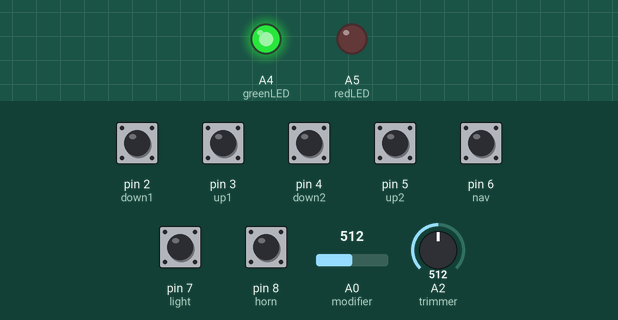
This sketch was run on a simulated Arduino Uno, built with avr-gcc and run on an emulated ATmega328P. Parts: output pins drawn as LEDs (lit = HIGH). The inputs (shaded band) are chosen by the test bench; at power-on: pin 2 (down1), pin 3 (up1), pin 4 (down2), pin 5 (up2), pin 6 (nav), pin 7 (light), pin 8 (horn) HIGH, A0 (modifier) = 512, A2 (trimmer) = 512. No radio packets arrive unless stated; what the sketch prints to the serial monitor is not drawn.

Above: at 0.1 s.
Timing chart, 0 to 1.6 s (numbered marks = the images above):
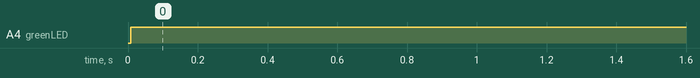

The sketch:

controller_v1.ino
```cpp
//             RCBOAT
//
//                 __/___
//           _____/______|
//   _______/_____\_______\_____
//   \              < < <       |
// ~~~~~~~~~~~~~~~~~~~~~~~~~~~~~~~~~~
//
//

#include <SPI.h>
#include <nRF24L01.h>
#include <printf.h>
#include <RF24.h>
#include <RF24_config.h>

const int up1 = 3;       //foward left motor
const int down1 = 2;     //backwards left motor
const int up2 = 5;       //foward right motor
const int down2 = 4;     //backwards right motor
const int nav = 6;       //navigation lights
const int light = 7;     //interior lights
const int horn = 8;      //horn
const int CE = 9;        //radio CE pin
const int CSN = 10;      //radio CSN pin
const int modifier = A0; //pwm speed modifier
const int trimmer = A2;  //pwm trimmer
const int greenLED = A4; //green LED indicator
const int redLED = A5;   //red LED indicator

RF24 radio(CE, CSN);             //set radio pins
const byte address[5] = "00001"; //pipe address
int control[9];                  //array to be sent

void setup() {
  pinMode(up1, INPUT_PULLUP);   //set switches as pulled up input
  pinMode(down1, INPUT_PULLUP);
  pinMode(up2, INPUT_PULLUP);
  pinMode(down2, INPUT_PULLUP);
  pinMode(nav, INPUT_PULLUP);
  pinMode(light, INPUT_PULLUP);
  pinMode(horn, INPUT_PULLUP);
  pinMode(greenLED, OUTPUT);    //set status LEDs as output
  pinMode(redLED, OUTPUT);

  radio.begin();  //start radio service as transmitter
  radio.setPALevel(RF24_PA_LOW);
  radio.setDataRate(RF24_250KBPS);
  radio.openWritingPipe(address);
  radio.stopListening();

  Serial.begin(250000);
}

void loop() {
  control[0] = !digitalRead(up1);  //obtain control values
  control[1] = !digitalRead(down1);
  control[2] = !digitalRead(up2);
  control[3] = !digitalRead(down2);
  control[4] = analogRead(trimmer);
  control[5] = analogRead(modifier);
  control[6] = !digitalRead(nav);
  control[7] = !digitalRead(light);
  control[8] = !digitalRead(horn);

  if(radio.write(control, sizeof(control))){  //send control values
    Serial.println("Data sent successfully");
    digitalWrite(greenLED, HIGH);
    digitalWrite(redLED, LOW);
  }
  else{
    Serial.println("Data sending failed");
    digitalWrite(greenLED, LOW);
    digitalWrite(redLED, HIGH);
  }

  for(int i = 0; i < 9; i++){  //print control values
    Serial.print(control[i]);
    Serial.print(" ");
  }
  Serial.println("");

  delay(100);  //send data at rate of 10Hz
}
```

Measured:
- by itself, A4 (greenLED): LOW → HIGH at 0.01 s
